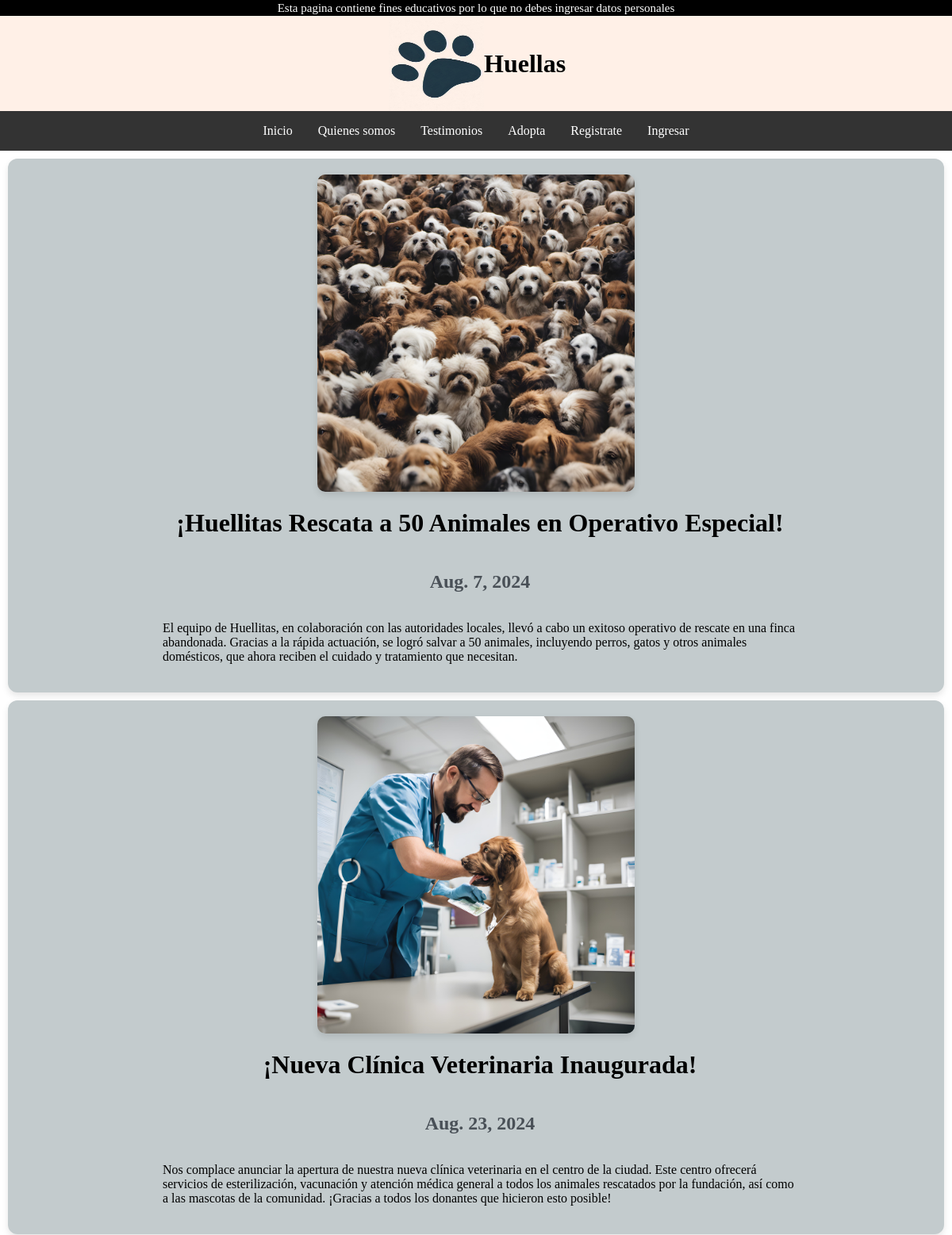
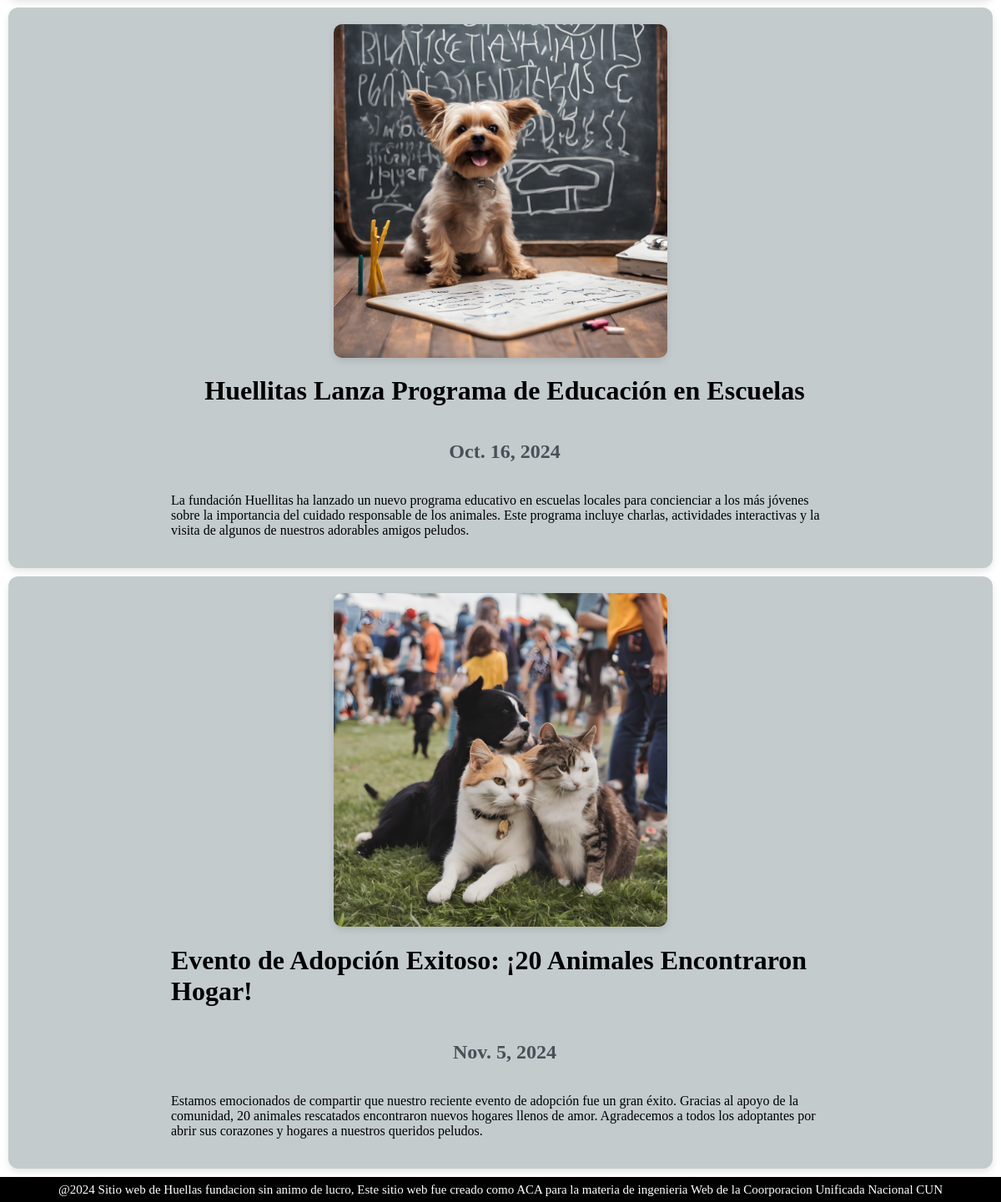
The page / on the database its author committed (2 pictures, top to bottom).
### app/models.py (models this page shows, shortened)
class Eventos(models.Model):
    NOMBRE_EVENTO = models.CharField(max_length=200)
    FECHA = models.DateField()
    DESCRIPCION = models.CharField(max_length=500)
    IMAGEN = models.ImageField(upload_to='Eventos', null=True)

### app/views.py (the view)
# urls.py: path('', views.pagina_principal, name="index"),
def pagina_principal(request):
    _Eventos = Eventos.objects.all()
    return render(request, 'index.html',{
        'Eventos': _Eventos
    })

### app/templates/index.html
{% extends 'Layouts/Base.html' %}
{% block content %}
{% for event in Eventos %}
<div class="Card-Container">
    <div class="Card-img">
        <img src="{{ event.IMAGEN.url }}" alt="{{ event.NOMBRE_EVENTO }}" , class="img-estilo">
    </div>
    <div class="Card-Event">
        <h1 class="Card-Title" id="title">{{ event.NOMBRE_EVENTO }}</h1>
        <h2 class="Card-Date" id="date">{{ event.FECHA }}</h2>
        <p class="Card-Description" id="description">{{ event.DESCRIPCION }}</p>
    </div>
</div>
{% endfor %}
{% endblock %}

### app/templates/Layouts/Base.html (shortened to what this page needs)
{% load static %}
<html lang="en">
<head>
    <link rel="stylesheet" href="{% static 'css/style.css' %}">
</head>
<body>
    <header>
        <p class="disclaimer">
            Esta pagina contiene fines educativos por lo que no debes ingresar datos personales
        </p>
    </header>
    <div class="titulo">
        <img class="logotipo-title" src="{% static 'Logotipo.png' %}" alt="logotipo">
        <h1 class="Title-hullas">Huellas</h1>
    </div>
    <nav>
        <ul>
            <li> <a href="{% url 'index' %}">Inicio</a></li>
            <li> <a href="{% url 'who' %}">Quienes somos</a></li>
            <li> <a href="{% url 'Testimonios' %}">Testimonios</a></li>
            <li> <a href="{% url 'Adopta' %}">Adopta</a></li>
            {% if user.is_authenticated %}
            <li> <a href="{% url 'indexautenticado' %}">Mi Zona</a></li>
            <li> <a href="{% url 'salida' %}">Exit</a></li>
            {% else %}
            <li> <a href="{% url 'registrate' %}">Registrate</a></li>
            <li> <a href="{% url 'ingresar' %}">Ingresar</a></li>
            {% endif %}
        </ul>
    </nav>
    <main>
        {% block content %}
        {% endblock %}
    </main>
    <footer>
        <p class="Disclaimer">@2024 Sitio web de Huellas fundacion sin animo de lucro, Este sitio web fue creado como ACA para la materia de ingenieria Web de la Coorporacion Unificada Nacional CUN </p>
    </footer>
</body>
</html>

### app/static/css/style.css (style rules this page uses)
body, html { margin: 0; padding: 0; height: 100%; display: flex; flex-direction: column; }
header, footer { background-color: black; display: flex; flex-direction: row; align-items: center; justify-content: center; width: 100%; position: fixed; left: 0; z-index: 1000; }
header { top: 0; height: 20px; }
footer { bottom: 0; height: 30px; }
main { flex: 1; margin-bottom: 30px; overflow-y: scroll; -webkit-overflow-scrolling: touch; }
.disclaimer { font-size: 15px; color:white; width: 100%; align-items: center; text-align: center; }
.titulo { margin-top: 20px; width: 100%; background-color: #fff0e7; align-items: center; text-align: center; display: flex; justify-content: center; }
.logotipo-title { margin: 0; padding: 0; align-content: center; justify-content: center; display: flex; width: 120px; height: 120px; }
.Title-hullas { width: 100px; font-family: Verdana; }
nav { background-color: #333; text-align: center; margin: 0; padding: 0; border: 2px solid #333; }
nav ul { list-style-type: none; padding: 0; margin: 0; overflow: hidden; display: inline-block; }
nav ul li { float: left; }
nav ul li a { display: block; color: white; text-align: center; padding: 14px 16px; text-decoration: none; }
.Card-Container { margin: 10px; padding: 20px; display: flex; flex-direction: row; flex-wrap: wrap; justify-content: center; background-color: #c3cbcd; border-radius: 12px; box-shadow: 0 4px 8px rgba(0, 0, 0, 0.1); }
.Card-Event { border-radius: 12px; margin-inline-start: 10px; display: flex; flex-direction: column; align-items: center; justify-content: center; width: 800px; height: auto; }
.img-estilo { width: 400px; height: auto; border-radius: 10px; box-shadow: 0 4px 8px rgba(0, 0, 0, 0.1); }
h2 { margin-bottom: 20px; color: #495057; }

### rows shown on the page
Eventos: IMAGEN (picture), NOMBRE_EVENTO "¡Huellitas Rescata a 50 Animales en Operativo Especial!", FECHA "Aug. 7, 2024", DESCRIPCION "El equipo de Huellitas, en colaboración con las autoridades locales, llevó a cabo un exitoso operativo de rescate en una finca abandonada. Gracias a la rápida actuación, se logró salvar a 50 animales, incluyendo perros, gatos y otros animales domésticos, que ahora reciben el cuidado y tratamiento que necesitan."
Eventos: IMAGEN (picture), NOMBRE_EVENTO "¡Nueva Clínica Veterinaria Inaugurada!", FECHA "Aug. 23, 2024", DESCRIPCION "Nos complace anunciar la apertura de nuestra nueva clínica veterinaria en el centro de la ciudad. Este centro ofrecerá servicios de esterilización, vacunación y atención médica general a todos los animales rescatados por la fundación, así como a las mascotas de la comunidad. ¡Gracias a todos los donantes que hicieron esto posible!"
Eventos: IMAGEN (picture), NOMBRE_EVENTO "Huellitas Lanza Programa de Educación en Escuelas", FECHA "Oct. 16, 2024", DESCRIPCION "La fundación Huellitas ha lanzado un nuevo programa educativo en escuelas locales para concienciar a los más jóvenes sobre la importancia del cuidado responsable de los animales. Este programa incluye charlas, actividades interactivas y la visita de algunos de nuestros adorables amigos peludos."
Eventos: IMAGEN (picture), NOMBRE_EVENTO "Evento de Adopción Exitoso: ¡20 Animales Encontraron Hogar!", FECHA "Nov. 5, 2024", DESCRIPCION "Estamos emocionados de compartir que nuestro reciente evento de adopción fue un gran éxito. Gracias al apoyo de la comunidad, 20 animales rescatados encontraron nuevos hogares llenos de amor. Agradecemos a todos los adoptantes por abrir sus corazones y hogares a nuestros queridos peludos."
